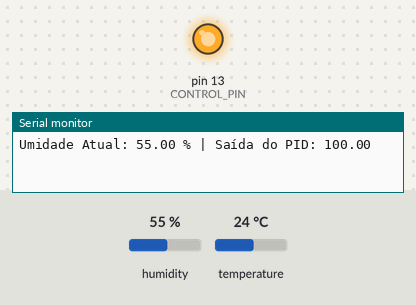
The sketch below on a simulated Arduino Uno, built with avr-gcc and run on an emulated ATmega328P. Shown: output pins drawn as LEDs (lit = HIGH), the last lines printed to the serial monitor. Inputs (shaded band) come from the test bench; at power-on: humidity 55 %, temperature 24 °C.

Above: at 0.1 s.
At 1.1 s:
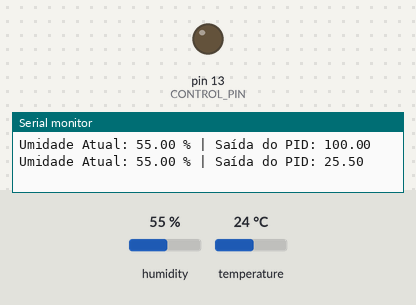
Timing chart, 0 to 51.7 s (numbered marks = the images above):
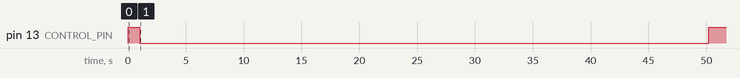

Measured:
- by itself, pin 13 (CONTROL_PIN): LOW → HIGH at 0.01 s, → LOW 1.0 s later, → HIGH 49.2 s later

The sketch:

ControleUmidade.ino
```cpp
#include <DHT.h>
#include <PID_v1.h>

#define DHT_PIN 2      // Pino de dados do sensor DHT22
#define DHT_TYPE DHT22 // Tipo de sensor DHT

DHT dht(DHT_PIN, DHT_TYPE);

// Configuração do PID
double setpoint = 60.0; // Umidade desejada em percentagem
double input, output;
double Kp = 5; // Ganho proporcional
double Ki = 0.1; // Ganho integral
double Kd = 1; // Ganho derivativo

double elapsedTime, previousTime;
double error, lastError;
double cumError, rateError;

// Definindo os limites de saída do PID
double outMin = 0;
double outMax = 100;

// Pinagem do dispositivo de controle de umidade (um relé, por exemplo)
// Substitua pelo pino que controla o dispositivo em seu hardware específico
const int CONTROL_PIN = 13;

void setup() {
  Serial.begin(9600);
  dht.begin();

  pinMode(CONTROL_PIN, OUTPUT);
  digitalWrite(CONTROL_PIN, LOW);
}

void loop() {
  double currentHumidity = dht.readHumidity();

  // Chama a função do PID
  PID_Controller(currentHumidity);

  // Exibe informações no Serial Monitor
  Serial.print("Umidade Atual: ");
  Serial.print(currentHumidity);
  Serial.print(" % | Saída do PID: ");
  Serial.println(output);

  delay(1000); // Aguarda um segundo antes de realizar a próxima leitura
}

void PID_Controller(double currentHumidity) {
  // Calcula o erro
  error = setpoint - currentHumidity;

  // Calcula o tempo decorrido
  double currentTime = millis();
  elapsedTime = (currentTime - previousTime) / 1000.0;

  // Calcula as componentes PID
  double P = Kp * error;
  cumError += error * elapsedTime;
  double I = Ki * cumError;
  rateError = (error - lastError) / elapsedTime;
  double D = Kd * rateError;

  // Calcula a saída PID
  output = P + I + D;

  // Limita a saída do PID dentro dos limites especificados
  output = constrain(output, outMin, outMax);

  // Aplica a saída do PID para controlar algum dispositivo (por exemplo, um umidificador)
  // Neste exemplo, apenas exibimos a saída no Serial Monitor
  // Você deve adaptar esta parte para controlar seu sistema específico
  // (por exemplo, controle de um relé para ligar/desligar um umidificador)
  digitalWrite(CONTROL_PIN, output > 50); // Liga o dispositivo se a saída for maior que 50

  // Atualiza variáveis para a próxima iteração
  lastError = error;
  previousTime = currentTime;
}
```
